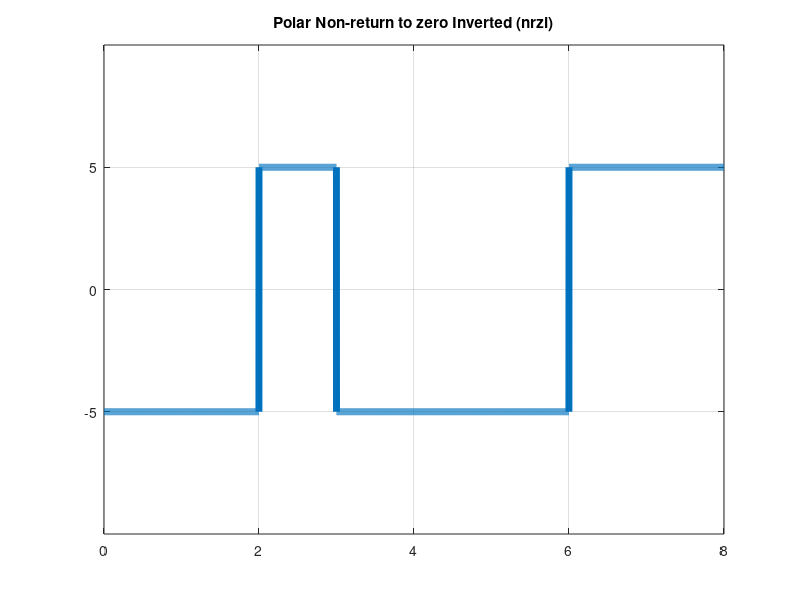

Source code (MATLAB):
clc
clear all 
close all
%bits = input('Enter the bit stream');
bits = [1 0 1 1 0 0 1 0];
bitrate = 1;              %bit rate
sampleRate = 1000;           %sample rate
bitLength= length(bits);
endT = bitLength/bitrate;       %total time
N = sampleRate*bitLength;   %total no of sample
dt = endT/N;                    %time for 1 sample
t = 0:dt:endT-dt;                  %array of total time
lenT =length(t);            %length of total units of time in x-axis (lenth of sample)

Voltage=5;

%x= repmat(Voltage, 1, lenT); %repeat voltage up to T 
x = ones(1,lenT);            %fill with one +ve voltage

%encoding
lastbit = 1*Voltage; %consider last bit positive

for i=1:bitLength
  if bits(i)==1
    x((i-1)*sampleRate+1:i*sampleRate) = -lastbit;
    lastbit=-lastbit;
  else
       x((i-1)*sampleRate+1:i*sampleRate)= lastbit;
  end
end
%disp(x)
plot(t, x, 'Linewidth', 5);
axis([0 endT -Voltage-5 Voltage+5]);
%both same
yticks([-Voltage 0 Voltage])%give ticks at -1,0,1
%yticks(-1:1)  %tick positions from -1 to 1 with a step size of 1

grid on
title('Polar Non-return to zero Inverted (nrzi)');

%decoding


check=0;
lastbit=Voltage;
result = zeros(1,bitLength);
for i=1: lenT
    if t(i)>check
        check=check+1;
        if x(i)~=lastbit
            result(check) = 1;
            lastbit = -lastbit;
        end
    end
end

disp("Demodulation of Polar NRZ I ")
disp(result)
